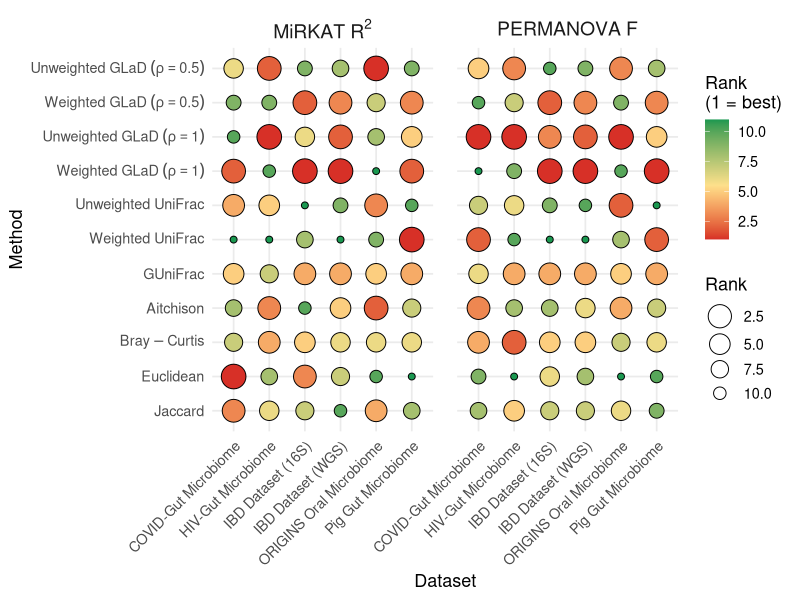
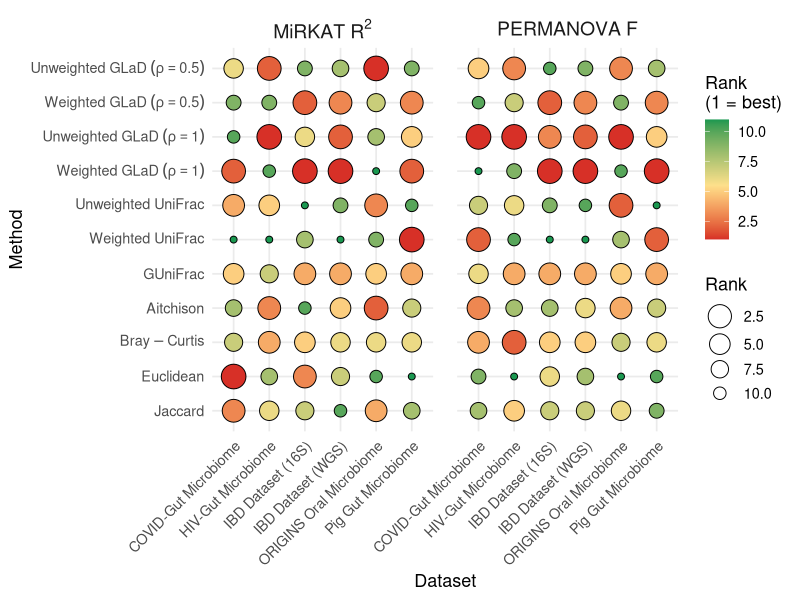

Here is the R script that generated these plots, in order:
library(ggplot2)
library(readr)
library(dplyr)
library(tidyr)
library(stringr)
library(forcats)
library(scales)
result <- read.csv("CaseStudyResult/filtered_CaseStudyResult.csv")
# Define custom order of distance methods
ordered_methods <- c(
  "GLaD_0.5_unweighted",
  "GLaD_0.5_weighted",
  "GLaD_1_unweighted",
  "GLaD_1_weighted",
  "unifrac_unweighted",
  "unifrac_weighted_phyloseq",
  "GUniFrac",
  "aitchison",
  "bray",
  "euclidean",
  "jaccard"
)

# Define LaTeX-friendly method labels
method_latex_labels <- c(
  "GLaD_0.5_unweighted" = "Unweighted~GLaD~(rho==0.5)",
  "GLaD_0.5_weighted" = "Weighted~GLaD~(rho==0.5)",
  "GLaD_1_unweighted" = "Unweighted~GLaD~(rho==1)",
  "GLaD_1_weighted" = "Weighted~GLaD~(rho==1)",
  "unifrac_unweighted" = "Unweighted~UniFrac",
  "unifrac_weighted_phyloseq" = "Weighted~UniFrac",
  "GUniFrac" = "GUniFrac",
  "aitchison" = "Aitchison",
  "bray" = "Bray-Curtis",
  "euclidean" = "Euclidean",
  "jaccard" = "Jaccard"
)

# Define dataset labels
dataset_labels <- c(
  "Concordance_oral_16S" = "ORIGINS Oral Microbiome",
  "covid" = "COVID-Gut Microbiome",
  "HIV_gut" = "HIV-Gut Microbiome",
  "IBD_16s" = "IBD Dataset (16S)",
  "IBD_wgs" = "IBD Dataset (WGS)",
  "Pig_gut" = "Pig Gut Microbiome"
)

# Process and reshape data
plot_df <- result %>%
  rename(
    Dataset = source,
    Method = Dissimilarity,
    PERMANOVA_F = pseudo_F,
    MiRKAT_R2 = MiRKAT_Rsquared
  ) %>%
  filter(Method %in% ordered_methods) %>%
  mutate(Method = factor(Method, levels = ordered_methods)) %>%
  group_by(Dataset) %>%
  mutate(
    F_rank = rank(-PERMANOVA_F),
    R2_rank = rank(-MiRKAT_R2)
  ) %>%
  pivot_longer(cols = c(F_rank, R2_rank), names_to = "Metric", values_to = "Rank") %>%
  ungroup() %>%
  mutate(
    Metric = recode(Metric,
                    F_rank = "PERMANOVA~F",
                    R2_rank = "MiRKAT~R^2"),
    Dataset_label = recode(Dataset, !!!dataset_labels),
    Method_latex = recode(as.character(Method), !!!method_latex_labels)
  )

# Plot
p <- ggplot(plot_df, aes(x = Dataset_label, y = Method_latex, size = Rank)) +
  geom_point(aes(fill = Rank), shape = 21, color = "black") +
  facet_wrap(~ Metric, scales = "free_x", labeller = label_parsed) +
  scale_size_continuous(range = c(2, 8), trans = "reverse") +
  scale_fill_gradientn(
    colours = c("#d73027", "#fee08b", "#1a9850"),
    values = scales::rescale(c(1, 5.5, 11)),  # 中间值可调
    name = "Rank\n(1 = best)"
  ) +
  theme_minimal(base_size = 13) +
  theme(
    axis.text.x = element_text(angle = 45, hjust = 1),
    panel.spacing = unit(1.2, "lines"),
    strip.text = element_text(size = 14)
  ) +
  labs(x = "Dataset", y = "Method", size = "Rank", fill = "Rank") +
  scale_y_discrete(limits = rev(method_latex_labels[ordered_methods]), labels = scales::label_parse())

p
ggsave("CaseStudyResult/bubble_plot.png", plot = p, width = 10, height = 6, dpi = 1000)

